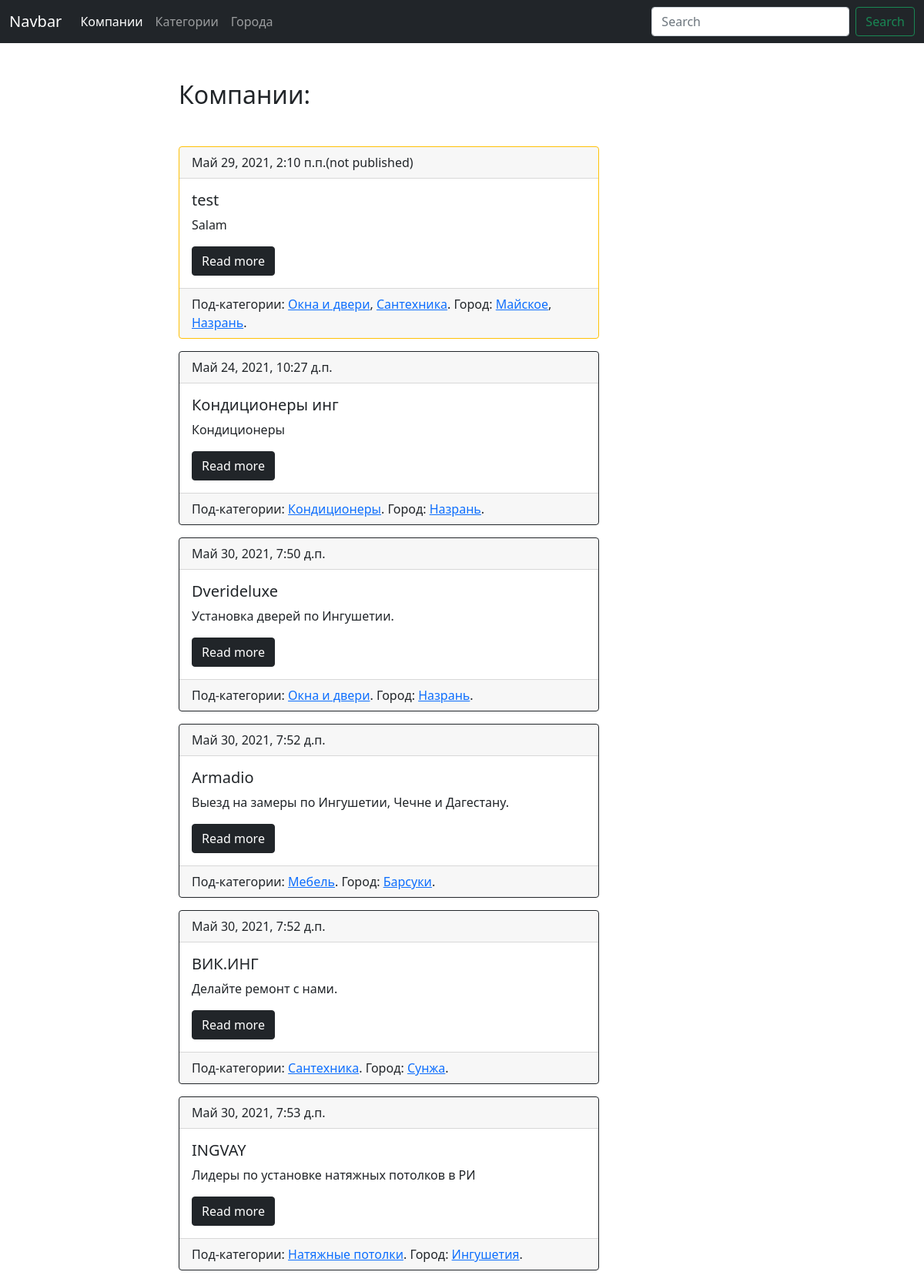
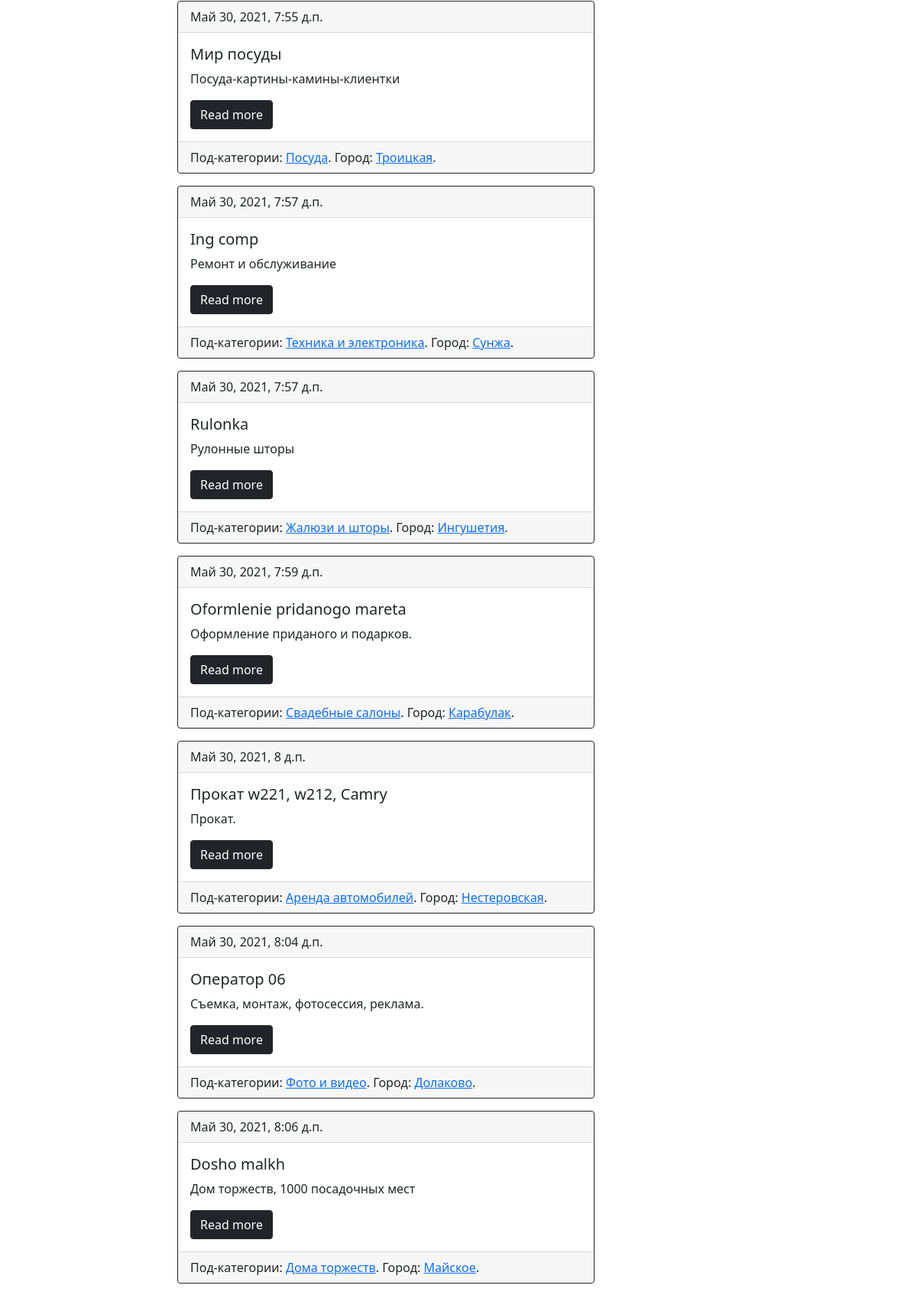
Screenshot of /blog/ (upper part) with the database file from the repository (2 pictures, top to bottom).
### blog/models.py (models this page shows, shortened)
class Company(models.Model):
    title = models.CharField(max_length=150, db_index=True, verbose_name='Название')
    body = models.TextField(blank=True, db_index=True, verbose_name='Описание')
    date_pub = models.DateTimeField(auto_now_add=True, verbose_name='Дата публикации')
    date_update = models.DateTimeField(auto_now=True, verbose_name='Дата изменения')
    city = models.ManyToManyField('City', related_name='companies', blank=True)
    subcategory = models.ManyToManyField('SubCategory', related_name='companies')
    is_published = models.BooleanField(default=False)
    class Meta:
        verbose_name = 'Компания'
        verbose_name_plural = 'Компании'
        ordering = ['is_published']
    def get_absolute_url(self):
        return reverse('company_detail_url', kwargs={'pk': self.pk})

class SubCategory(models.Model):
    title = models.CharField(max_length=50, unique=True, verbose_name='Название подкатегории')
    category = models.ForeignKey(Category, on_delete=models.PROTECT, null=True, verbose_name='Категория',
                                 related_name='subcategories')
    class Meta:
        verbose_name = 'Под-категории'
        verbose_name_plural = 'Под-категории'
    def get_absolute_url(self):
        return reverse('subcategory_detail_url', kwargs={'pk': self.pk})

class City(models.Model):
    title = models.CharField(max_length=50, unique=True, verbose_name='Город',)
    class Meta:
        verbose_name = 'Город'
        verbose_name_plural = 'Города'
        ordering = ['title']
    def get_absolute_url(self):
        return reverse('city_detail_url', kwargs={'pk': self.pk})

### blog/views.py (the view)
# urls.py: path('', companies_list, name='companies_list_url'),
def companies_list(request):
    companies = Company.objects.all()
    company_is_published = "card border-dark mb-3"
    company_is_not_published = "card border-warning mb-3"
    context = {
        'companies': companies,
        'company_is_published': company_is_published,
        'company_is_not_published': company_is_not_published,
    }
    return render(request, 'blog/index.html', context)

### blog/templates/blog/index.html (shortened to what this page needs)
{% extends 'blog/base_blog.html' %}
{% block content %}
	<h2 class="mb-5">Компании:</h2>
	{% for company in companies %}
		{% include 'blog/includes/company_card_template.html' %}
	{% endfor %}
{% endblock %}

### blog/templates/blog/includes/company_card_template.html
{% if company.is_published %}
    {% with published='card border-dark mb-3' %}
        <div class="{{ published }}" >
    {% endwith %}
{% else %}
    {% with published='card border-warning mb-3' %}
        <div class="{{ published }}" >
    {% endwith %}
{% endif %}
    {% if company.is_published %}
        <div class="card-header">{{ company.date_pub }}</div>
    {% else %}
        <div class="card-header">{{ company.date_pub }}(not published) </div>
    {% endif %}
  <div class="card-body">
    <h5 class="card-title">{{ company.title }}</h5>
    <p class="card-text">{{ company.body|truncatechars:50}}</p>
      <a href="{{company.get_absolute_url}}" class="btn btn-dark">Read more</a>
  </div>
    <div class="card-footer">
        Под-категории:
        {% for subcategory in company.subcategory.all %}
        {% if forloop.last %}
            <a href="{{subcategory.get_absolute_url}}">{{ subcategory.title }}</a>.
        {% else %}
            <a href="{{subcategory.get_absolute_url}}">{{ subcategory.title }}</a>,
        {% endif %}
        {% endfor %}
        Город:
        {% for city in company.city.all %}
        {% if forloop.last %}
            <a href="{{city.get_absolute_url}}">{{ city.title }}</a>.
        {% else %}
            <a href="{{city.get_absolute_url}}">{{ city.title }}</a>,
        {% endif %}
        {% endfor %}
    </div>
</div>

### rows the page displays
Company: date_pub "Май 29, 2021, 2:10 п.п.", title "test", body "Salam"
SubCategory: title "Окна и двери"
SubCategory: title "Сантехника"
City: title "Майское"
City: title "Назрань"
Company: date_pub "Май 24, 2021, 10:27 д.п.", title "Кондиционеры инг", body "Кондиционеры"
SubCategory: title "Кондиционеры"
Company: date_pub "Май 30, 2021, 7:50 д.п.", title "Dverideluxe", body "Установка дверей по Ингушетии."
Company: date_pub "Май 30, 2021, 7:52 д.п.", title "Armadio", body "Выезд на замеры по Ингушетии, Чечне и Дагестану."
SubCategory: title "Мебель"
City: title "Барсуки"
Company: date_pub "Май 30, 2021, 7:52 д.п.", title "ВИК.ИНГ", body "Делайте ремонт с нами."
City: title "Сунжа"
Company: date_pub "Май 30, 2021, 7:53 д.п.", title "INGVAY", body "Лидеры по установке натяжных потолков в РИ"
SubCategory: title "Натяжные потолки"
City: title "Ингушетия"
Company: date_pub "Май 30, 2021, 7:55 д.п.", title "Мир посуды", body "Посуда-картины-камины-клиентки"
SubCategory: title "Посуда"
City: title "Троицкая"
Company: date_pub "Май 30, 2021, 7:57 д.п.", title "Ing comp", body "Ремонт и обслуживание"
SubCategory: title "Техника и электроника"
Company: date_pub "Май 30, 2021, 7:57 д.п.", title "Rulonka", body "Рулонные шторы"
SubCategory: title "Жалюзи и шторы"
Company: date_pub "Май 30, 2021, 7:59 д.п.", title "Oformlenie pridanogo mareta", body "Оформление приданого и подарков."
SubCategory: title "Свадебные салоны"
City: title "Карабулак"
Company: date_pub "Май 30, 2021, 8 д.п.", title "Прокат w221, w212, Camry", body "Прокат."
SubCategory: title "Аренда автомобилей"
City: title "Нестеровская"
Company: date_pub "Май 30, 2021, 8:04 д.п.", title "Оператор 06", body "Съемка, монтаж, фотосессия, реклама."
SubCategory: title "Фото и видео"
City: title "Долаково"
Company: date_pub "Май 30, 2021, 8:06 д.п.", title "Dosho malkh", body "Дом торжеств, 1000 посадочных мест"
SubCategory: title "Дома торжеств"
